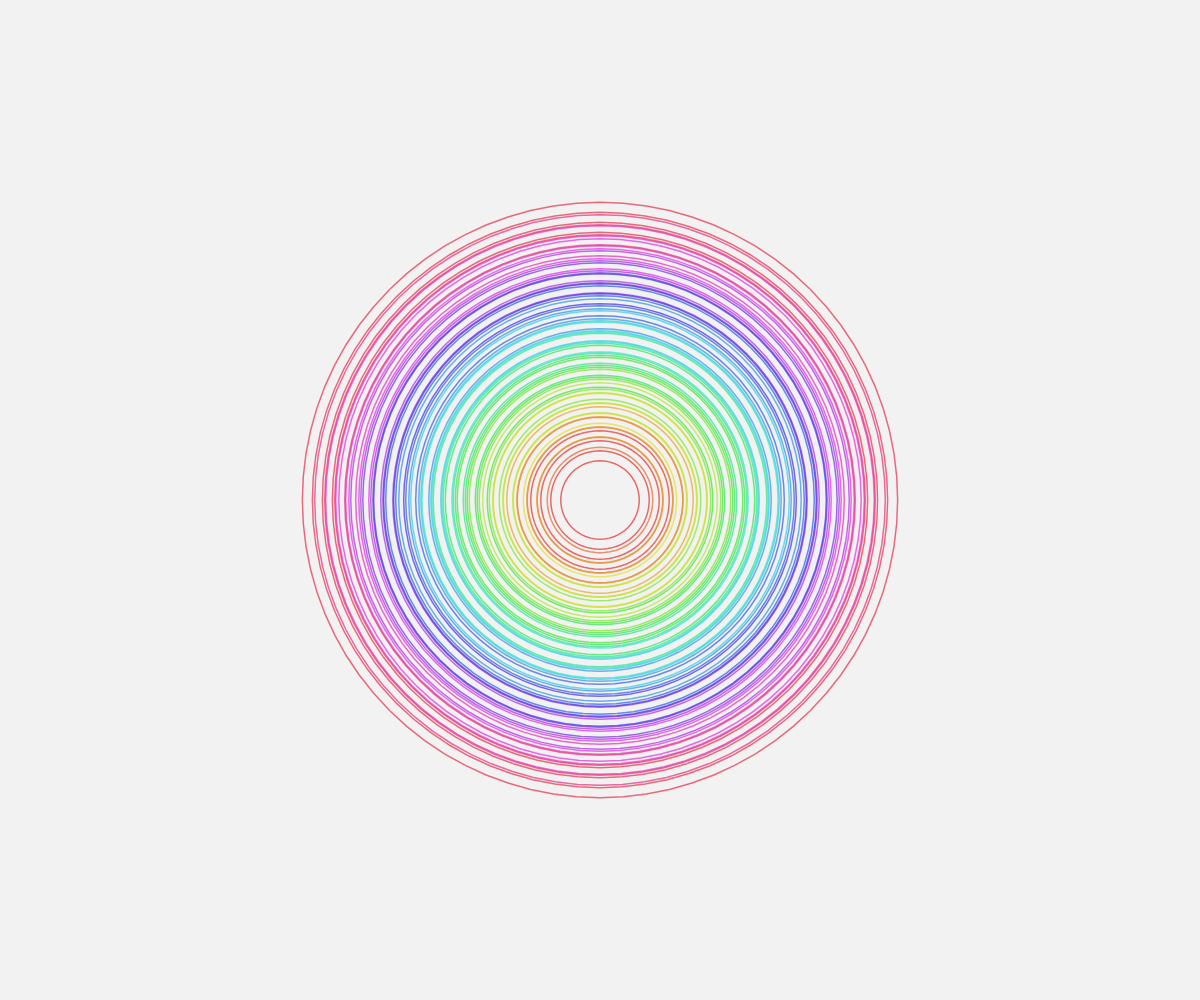
Frame 1 (no input)
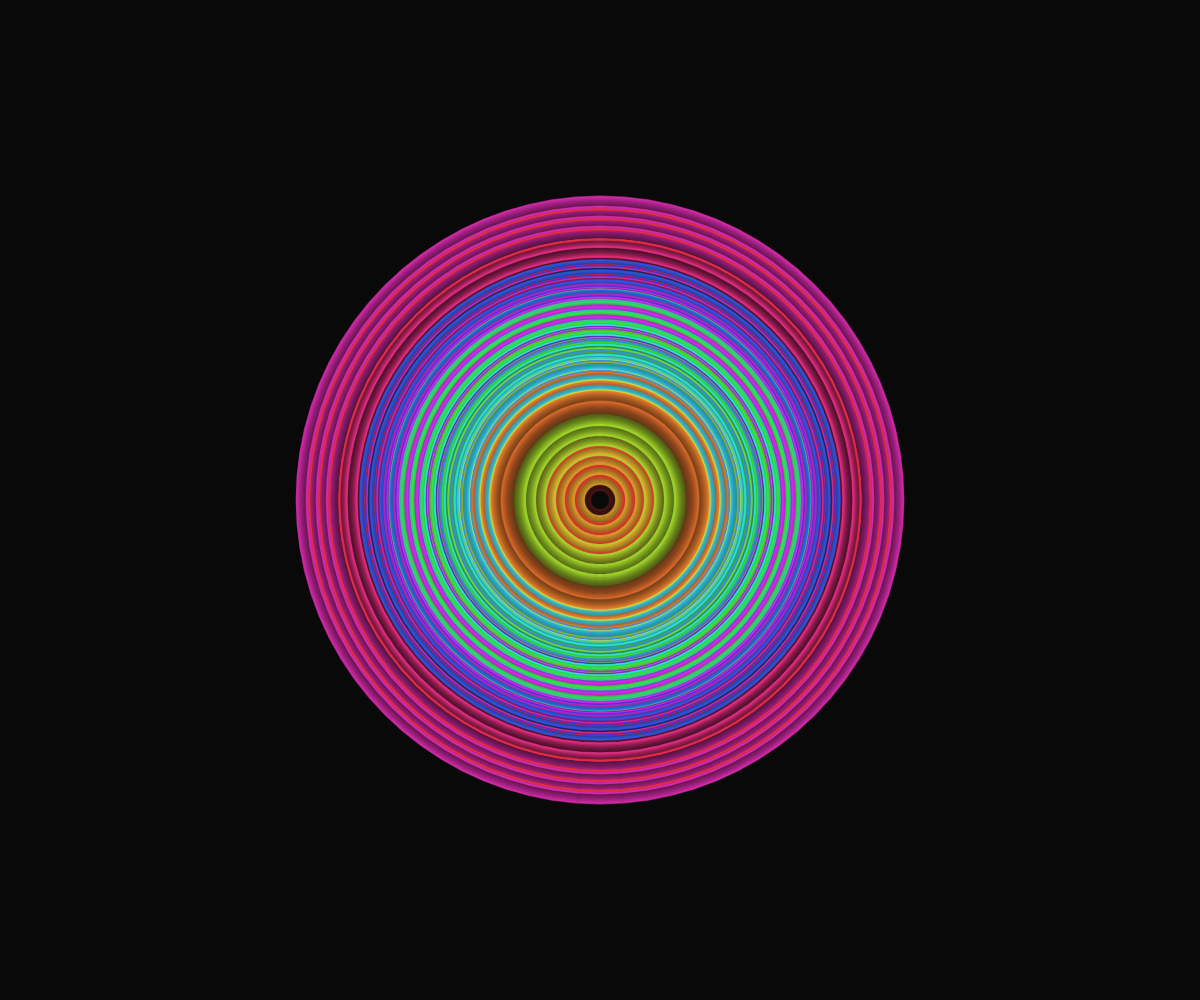
Frame 60 (no input)
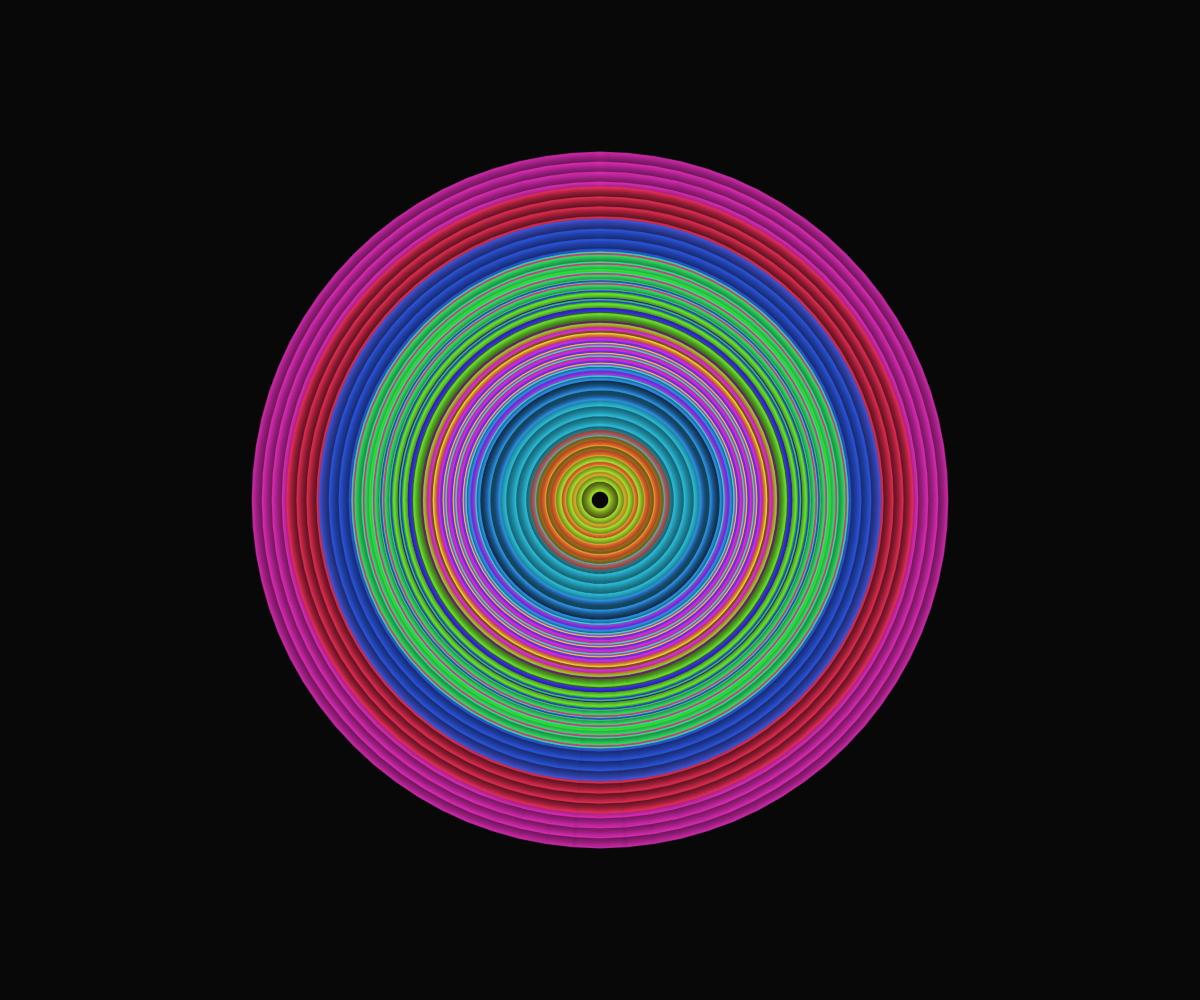
Frame 120 (the mouse pressed at the canvas centre since frame 60)

The p5.js sketch that drew these frames (run headless with seeded random() and noise() and a simulated clock; from frame 60 on, the mouse is pressed at the canvas centre):

// p5.js sketch
// ── sketch.js
let rings = [];
const numRings = 20;
const baseRadius = 40;
const maxRadius = 350;
const motionSpeed = 0.02;

function setup() {
  createCanvas(windowWidth, windowHeight);
  colorMode(HSB, 360, 100, 100, 1);
  
  // Initialize rings with varying colors and offsets
  for (let i = 0; i < numRings; i++) {
    const hue = (i * 18 + frameCount * 0.5) % 360;
    rings.push({
      hue: hue,
      radius: baseRadius + i * 12,
      speed: 0.003 + i * 0.0004,
      phase: random(TWO_PI),
      spiralSpeed: 0.001 + i * 0.0002
    });
  }
}

function draw() {
  background(0, 0, 0, 0.05);
  
  // Center of canvas
  const cx = width / 2;
  const cy = height / 2;
  
  // Draw each ring
  for (let i = 0; i < rings.length; i++) {
    const ring = rings[i];
    
    // Update radius with pulsing motion
    const pulse = sin(frameCount * ring.speed + ring.phase) * 0.8;
    ring.radius += pulse;
    
    // Keep radius within bounds
    if (ring.radius < 10) ring.radius = baseRadius + i * 12;
    if (ring.radius > maxRadius) ring.radius = maxRadius;
    
    // Update color with shifting hue
    const hueShift = sin(frameCount * 0.005 + i * 0.1) * 10;
    const currentHue = (ring.hue + hueShift) % 360;
    
    // Update spiral motion
    const spiral = sin(frameCount * ring.spiralSpeed) * 0.3;
    const spiralRadius = ring.radius - spiral * 25;
    
    // Set color with slight variation and metallic shimmer
    stroke(currentHue, 80, 90, 0.7);
    noFill();
    
    // Draw multiple concentric circles per ring
    for (let j = 0; j < 4; j++) {
      const circleRadius = spiralRadius + j * 10;
      strokeWeight(1.5);
      
      // Use a phase offset to animate each ring differently
      const points = 80;
      
      beginShape();
      for (let a = 0; a < TWO_PI; a += TWO_PI / points) {
        const x = cx + cos(a) * circleRadius;
        const y = cy + sin(a) * circleRadius;
        vertex(x, y);
      }
      endShape(CLOSE);
    }
  }
}

function windowResized() {
  resizeCanvas(windowWidth, windowHeight);
}
